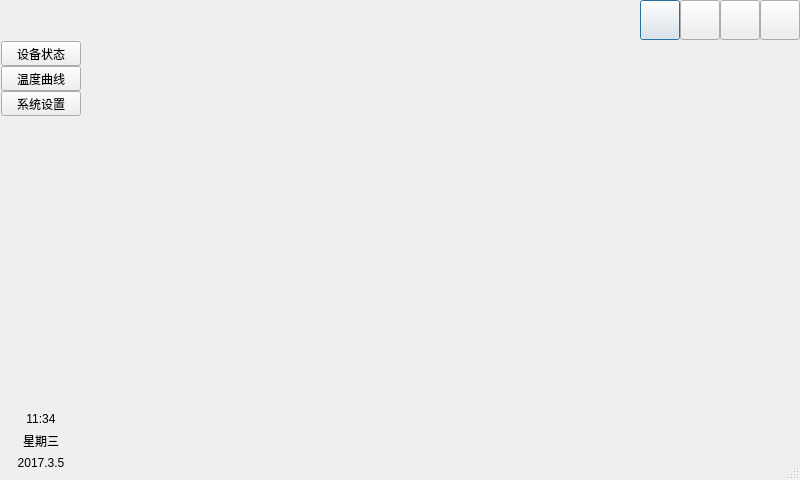
<?xml version="1.0" encoding="UTF-8"?>
<ui version="4.0">
 <class>frmMain</class>
 <widget class="QDialog" name="frmMain">
  <property name="geometry">
   <rect>
    <x>0</x>
    <y>0</y>
    <width>800</width>
    <height>480</height>
   </rect>
  </property>
  <property name="contextMenuPolicy">
   <enum>Qt::ActionsContextMenu</enum>
  </property>
  <property name="windowTitle">
   <string>Form</string>
  </property>
  <property name="sizeGripEnabled">
   <bool>true</bool>
  </property>
  <layout class="QVBoxLayout" name="verticalLayout">
   <property name="spacing">
    <number>0</number>
   </property>
   <property name="leftMargin">
    <number>0</number>
   </property>
   <property name="topMargin">
    <number>0</number>
   </property>
   <property name="rightMargin">
    <number>0</number>
   </property>
   <property name="bottomMargin">
    <number>0</number>
   </property>
   <item>
    <widget class="QWidget" name="widgetTitle" native="true">
     <property name="minimumSize">
      <size>
       <width>0</width>
       <height>40</height>
      </size>
     </property>
     <property name="maximumSize">
      <size>
       <width>16777215</width>
       <height>40</height>
      </size>
     </property>
     <layout class="QHBoxLayout" name="horizontalLayout_2">
      <property name="spacing">
       <number>6</number>
      </property>
      <property name="leftMargin">
       <number>10</number>
      </property>
      <property name="topMargin">
       <number>0</number>
      </property>
      <property name="rightMargin">
       <number>0</number>
      </property>
      <property name="bottomMargin">
       <number>0</number>
      </property>
      <item>
       <widget class="QLabel" name="labIco">
        <property name="text">
         <string/>
        </property>
        <property name="alignment">
         <set>Qt::AlignCenter</set>
        </property>
       </widget>
      </item>
      <item>
       <widget class="QLabel" name="labTitle">
        <property name="sizePolicy">
         <sizepolicy hsizetype="Expanding" vsizetype="Preferred">
          <horstretch>0</horstretch>
          <verstretch>0</verstretch>
         </sizepolicy>
        </property>
        <property name="styleSheet">
         <string notr="true"/>
        </property>
        <property name="text">
         <string/>
        </property>
        <property name="alignment">
         <set>Qt::AlignLeading|Qt::AlignLeft|Qt::AlignVCenter</set>
        </property>
       </widget>
      </item>
      <item>
       <widget class="QWidget" name="widgetMenu" native="true">
        <property name="minimumSize">
         <size>
          <width>160</width>
          <height>0</height>
         </size>
        </property>
        <property name="maximumSize">
         <size>
          <width>160</width>
          <height>16777215</height>
         </size>
        </property>
        <layout class="QGridLayout" name="gridLayout_2">
         <property name="leftMargin">
          <number>0</number>
         </property>
         <property name="topMargin">
          <number>0</number>
         </property>
         <property name="rightMargin">
          <number>0</number>
         </property>
         <property name="bottomMargin">
          <number>0</number>
         </property>
         <property name="spacing">
          <number>0</number>
         </property>
         <item row="0" column="1">
          <widget class="QPushButton" name="btnMenu_Min">
           <property name="sizePolicy">
            <sizepolicy hsizetype="Minimum" vsizetype="Expanding">
             <horstretch>0</horstretch>
             <verstretch>0</verstretch>
            </sizepolicy>
           </property>
           <property name="cursor">
            <cursorShape>ArrowCursor</cursorShape>
           </property>
           <property name="focusPolicy">
            <enum>Qt::NoFocus</enum>
           </property>
           <property name="toolTip">
            <string>最小化</string>
           </property>
           <property name="text">
            <string/>
           </property>
          </widget>
         </item>
         <item row="0" column="3">
          <widget class="QPushButton" name="btnMenu_Close">
           <property name="sizePolicy">
            <sizepolicy hsizetype="Minimum" vsizetype="Expanding">
             <horstretch>0</horstretch>
             <verstretch>0</verstretch>
            </sizepolicy>
           </property>
           <property name="cursor">
            <cursorShape>ArrowCursor</cursorShape>
           </property>
           <property name="focusPolicy">
            <enum>Qt::NoFocus</enum>
           </property>
           <property name="toolTip">
            <string>关闭</string>
           </property>
           <property name="text">
            <string/>
           </property>
          </widget>
         </item>
         <item row="0" column="2">
          <widget class="QPushButton" name="btnMenu_Max">
           <property name="sizePolicy">
            <sizepolicy hsizetype="Minimum" vsizetype="Expanding">
             <horstretch>0</horstretch>
             <verstretch>0</verstretch>
            </sizepolicy>
           </property>
           <property name="focusPolicy">
            <enum>Qt::NoFocus</enum>
           </property>
           <property name="toolTip">
            <string>最大化</string>
           </property>
           <property name="text">
            <string/>
           </property>
          </widget>
         </item>
         <item row="0" column="0">
          <widget class="QPushButton" name="btnMenu_Style">
           <property name="sizePolicy">
            <sizepolicy hsizetype="Minimum" vsizetype="Expanding">
             <horstretch>0</horstretch>
             <verstretch>0</verstretch>
            </sizepolicy>
           </property>
           <property name="toolTip">
            <string>换肤</string>
           </property>
           <property name="text">
            <string/>
           </property>
          </widget>
         </item>
        </layout>
       </widget>
      </item>
     </layout>
    </widget>
   </item>
   <item>
    <widget class="QWidget" name="widgetMain" native="true">
     <layout class="QHBoxLayout" name="horizontalLayout">
      <property name="spacing">
       <number>0</number>
      </property>
      <property name="leftMargin">
       <number>1</number>
      </property>
      <property name="topMargin">
       <number>1</number>
      </property>
      <property name="rightMargin">
       <number>1</number>
      </property>
      <property name="bottomMargin">
       <number>1</number>
      </property>
      <item>
       <widget class="QWidget" name="widgetLeft" native="true">
        <property name="minimumSize">
         <size>
          <width>80</width>
          <height>0</height>
         </size>
        </property>
        <property name="maximumSize">
         <size>
          <width>80</width>
          <height>16777215</height>
         </size>
        </property>
        <layout class="QVBoxLayout" name="verticalLayout_3">
         <property name="spacing">
          <number>0</number>
         </property>
         <property name="leftMargin">
          <number>0</number>
         </property>
         <property name="topMargin">
          <number>0</number>
         </property>
         <property name="rightMargin">
          <number>0</number>
         </property>
         <property name="bottomMargin">
          <number>0</number>
         </property>
         <item>
          <widget class="QToolButton" name="btnDevice">
           <property name="sizePolicy">
            <sizepolicy hsizetype="Expanding" vsizetype="Fixed">
             <horstretch>0</horstretch>
             <verstretch>0</verstretch>
            </sizepolicy>
           </property>
           <property name="text">
            <string>设备状态</string>
           </property>
          </widget>
         </item>
         <item>
          <widget class="QToolButton" name="btnPlot">
           <property name="sizePolicy">
            <sizepolicy hsizetype="Expanding" vsizetype="Fixed">
             <horstretch>0</horstretch>
             <verstretch>0</verstretch>
            </sizepolicy>
           </property>
           <property name="text">
            <string>温度曲线</string>
           </property>
          </widget>
         </item>
         <item>
          <widget class="QToolButton" name="btnConfig">
           <property name="sizePolicy">
            <sizepolicy hsizetype="Expanding" vsizetype="Fixed">
             <horstretch>0</horstretch>
             <verstretch>0</verstretch>
            </sizepolicy>
           </property>
           <property name="text">
            <string>系统设置</string>
           </property>
          </widget>
         </item>
         <item>
          <spacer name="verticalSpacer">
           <property name="orientation">
            <enum>Qt::Vertical</enum>
           </property>
           <property name="sizeHint" stdset="0">
            <size>
             <width>20</width>
             <height>383</height>
            </size>
           </property>
          </spacer>
         </item>
         <item>
          <widget class="QWidget" name="widgetTime" native="true">
           <layout class="QVBoxLayout" name="verticalLayout_2">
            <item>
             <widget class="QLabel" name="labTime">
              <property name="text">
               <string>11:34</string>
              </property>
              <property name="alignment">
               <set>Qt::AlignCenter</set>
              </property>
             </widget>
            </item>
            <item>
             <widget class="QLabel" name="labDay">
              <property name="text">
               <string>星期三</string>
              </property>
              <property name="alignment">
               <set>Qt::AlignCenter</set>
              </property>
             </widget>
            </item>
            <item>
             <widget class="QLabel" name="labDate">
              <property name="text">
               <string>2017.3.5</string>
              </property>
              <property name="alignment">
               <set>Qt::AlignCenter</set>
              </property>
             </widget>
            </item>
           </layout>
          </widget>
         </item>
        </layout>
       </widget>
      </item>
      <item>
       <widget class="QStackedWidget" name="stackedWidget"/>
      </item>
     </layout>
    </widget>
   </item>
  </layout>
 </widget>
 <resources/>
 <connections/>
</ui>
